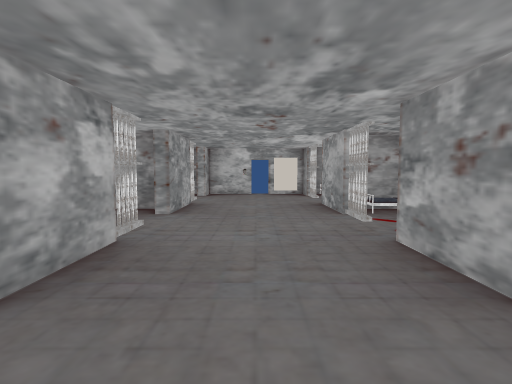
view 1 (above)

16 first-person views from a walk through a scene from a Unity 3-D project. The camera is 1.5 m above the floor, tilts 4° down and sees 80° across. Doors are open. The floor is counted in squares, 1 m on a side. Each view is taken from the middle of a square. On the plan, view 1 faces up. The plan holds only what a view shows up to about 15 squares ahead; the rest is blank. Some animated figures are left out.

view 2
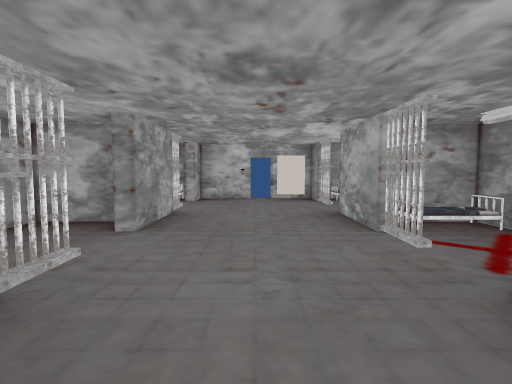

view 3
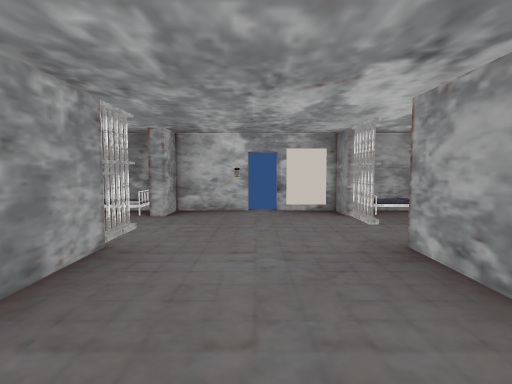

view 4
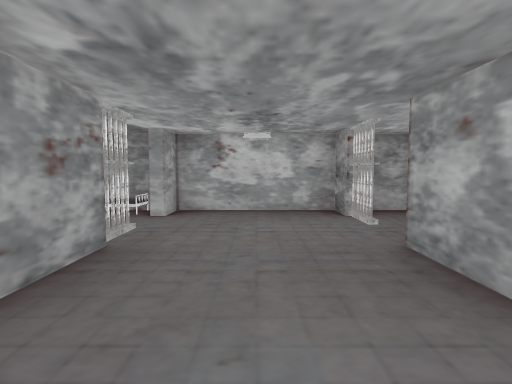

view 5
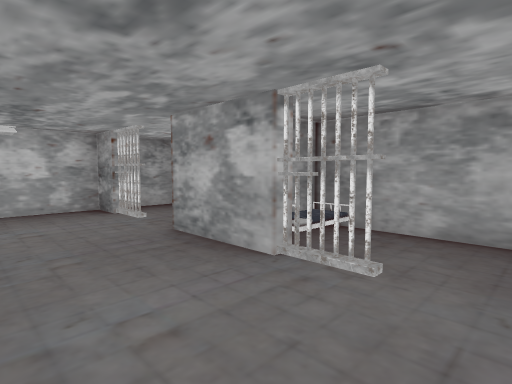

view 6
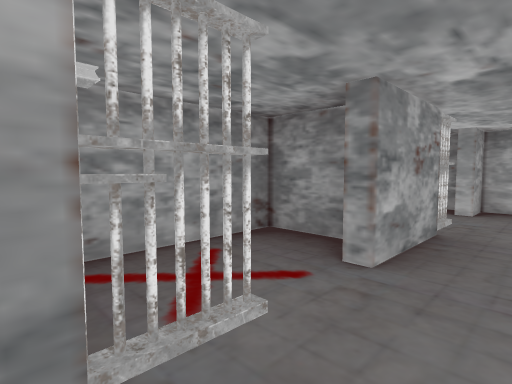

view 7
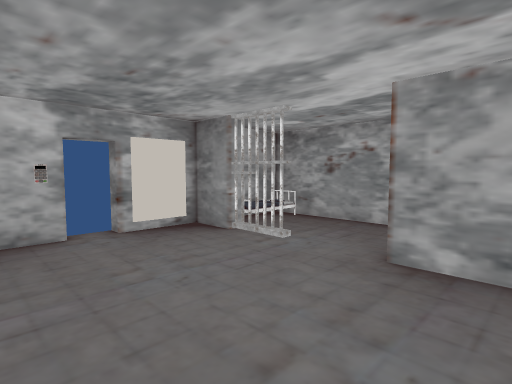

view 8
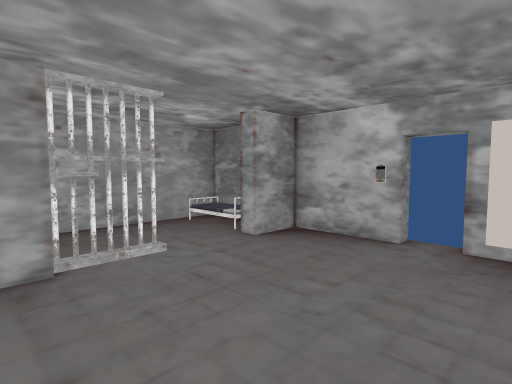

view 9
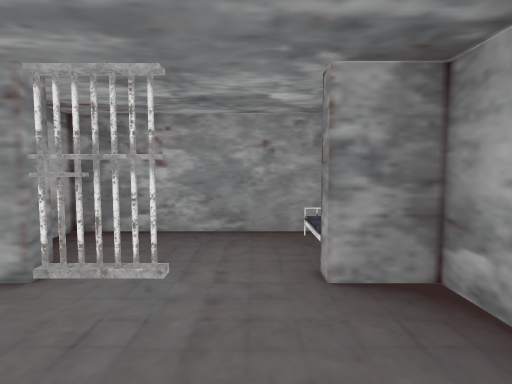

view 10
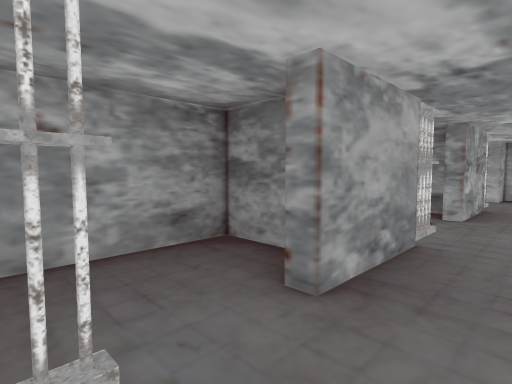

view 11
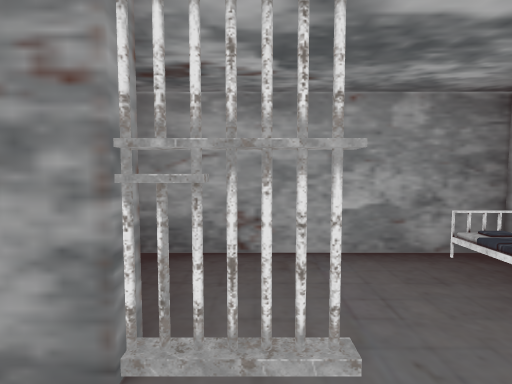

view 12
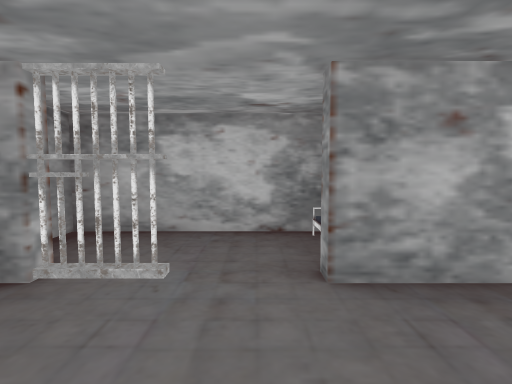

view 13
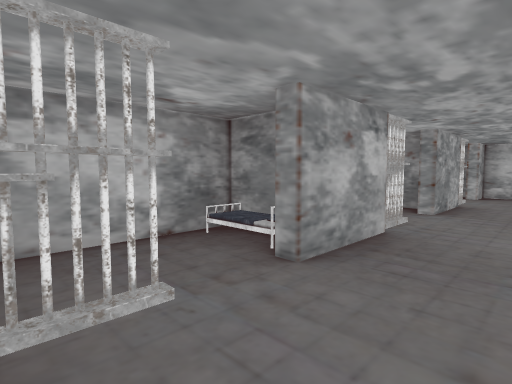

view 14
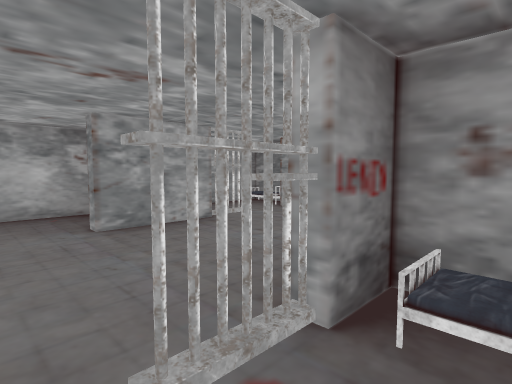

view 15
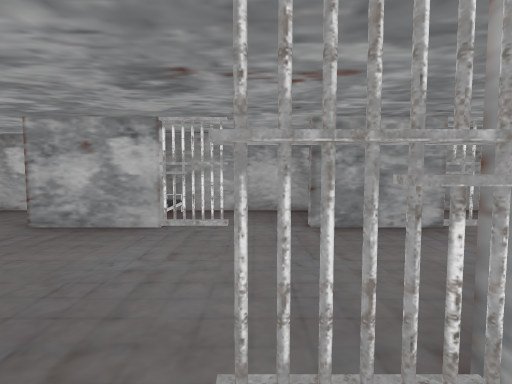

view 16
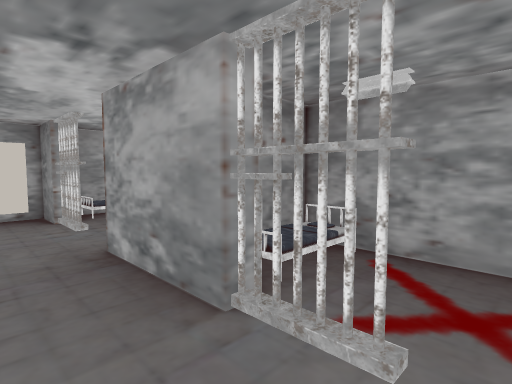

### Floor plan
Key: @ floor where view 1 was taken; # wall or solid block; x gap in a wall; . floor; D open door; P poster; B bed; O other object.
Columns run from 7 left of view 1 to 7 right of it. Each row starts with its distance up from view 1.
 20 #######DD######
 19 # O #....P# OO#
 18 # ..D.....x...#
 17 #...D.....x...#
 16 #...D.....D...#
 15 #...#.....D...#
 14 #...x.....D...#
 13 #...#.....#...#
 12 #####.....#####
 11 #...#.....##OO#
 10 #...D.....x...#
  9 #...D.....#...#
  8 #...#.....D...#
  7 #...x.....D...#
  6 #BOB#.....#...#
  5 ###B#.....#####
  4 # O #.....#...#
  3 #...D.....x...#
  2 #...D.....x...#
  1 #...D.....D...#
  0 #...#..@..D...#
 -1 #...x.....DB.B#
 -2 #...#.....# OO#
 -3 ###############

Where each view was taken, in squares from view 1:
view 1: 0 up, 0 right, facing up
view 2: 3 up, 0 right, facing up
view 3: 8 up, 0 right, facing up
view 4: 9 up, 0 right, facing down
view 5: 10 up, 1 right, facing down-left
view 6: 11 up, 1 right, facing down-right
view 7: 12 up, 2 left, facing up-right
view 8: 13 up, 2 right, facing up-left
view 9: 17 up, 1 right, facing left
view 10: 17 up, 1 right, facing down-right
view 11: 2 up, 1 right, facing right
view 12: 2 up, 1 right, facing left
view 13: 1 down, 0 right, facing up-left
view 14: 8 up, 5 right, facing up-left
view 15: 9 up, 5 right, facing left
view 16: 8 up, 1 right, facing up-right
